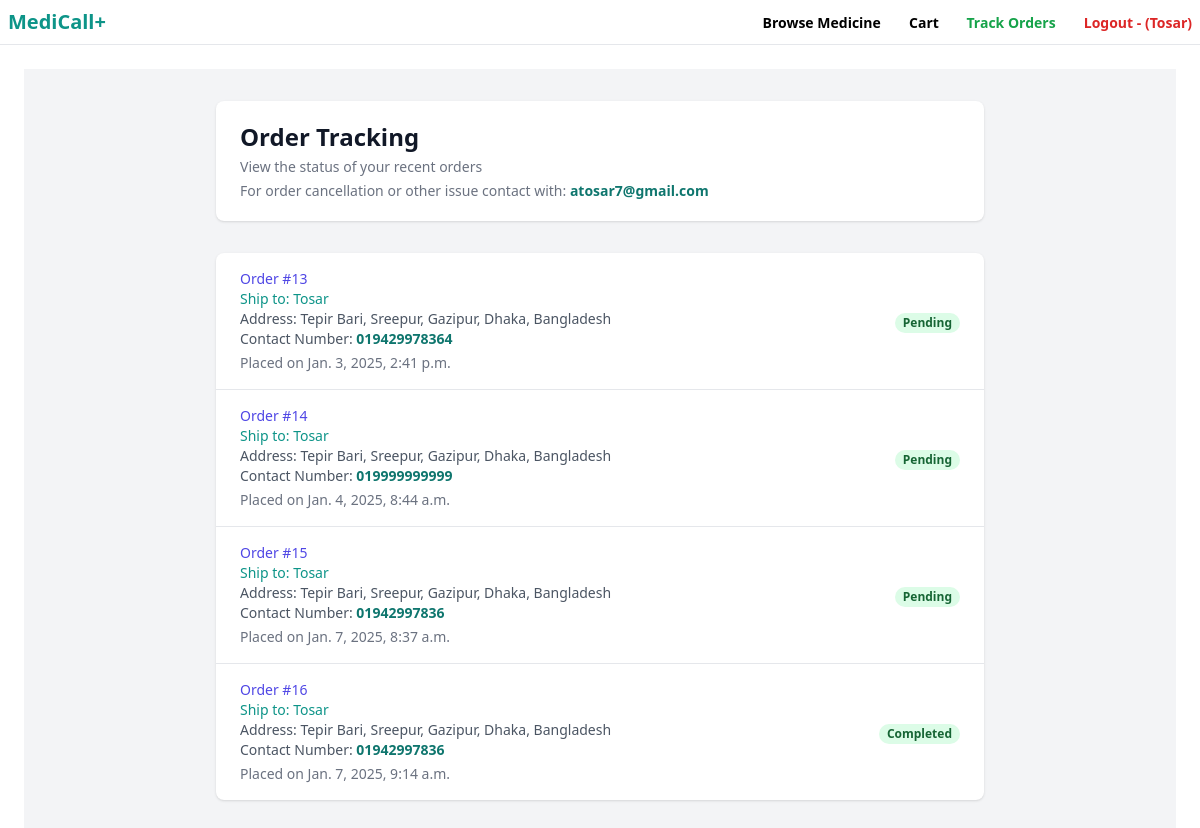
Screenshot of /payment/track-order/ (signed in) with the database file from the repository.
### payment/models.py (models this page shows, shortened)
class Order(models.Model):
    user = models.ForeignKey(User, on_delete=models.CASCADE)
    delivery_address = models.ForeignKey(DeliveryAddress, on_delete=models.CASCADE, blank=True, null=True)
    created_at = models.DateTimeField(auto_now_add=True)
    total_price = models.FloatField()
    status = models.CharField(max_length=50, default="Pending")  # e.g., Pending, Completed

class DeliveryAddress(models.Model):
    cart_id = models.CharField(max_length=55, blank=True, null=True)
    name = models.CharField(max_length=255, blank=True, null=True)
    division = models.CharField(max_length=255, blank=True, null=True)
    district = models.CharField(max_length=255, blank=True, null=True)
    upazila = models.CharField(max_length=255, blank=True, null=True)
    address = models.CharField(max_length=255, blank=True, null=True)
    contact_no = models.CharField(max_length=255, blank=True, null=True)
    def __str__(self):
        return f"{self.name}"

### payment/views.py (the view)
# urls.py: path('track-order/', views.track_order, name='track-order'),
@login_required
def track_order(request):
    orders = Order.objects.filter(user=request.user).all()
    return render(request, 'payment/track_order.html', {"orders": orders})

### core/context_processors.py (called while the page is built)
def cart_item_count(request):
    if request.user.is_authenticated:
        try:
            cart = Cart.objects.get(user=request.user)
            count = sum(item.quantity for item in cart.cart_items.all())
        except Cart.DoesNotExist:
            count = 0
    else:
        cart = request.session.get('cart', {})
        count = sum(item['quantity'] for item in cart.values())
    return {'cart_item_count': count}

### payment/templates/payment/track_order.html (shortened to what this page needs)
{% extends 'core/base.html' %}
{% block content %}
<div class="bg-gray-100 min-h-screen py-8 px-4 sm:px-6 lg:px-8">
    <div class="max-w-3xl mx-auto">
        <header class="bg-white shadow rounded-lg px-4 py-5 sm:px-6 mb-8">
            <h1 class="text-2xl font-bold text-gray-900">Order Tracking</h1>
            <p class="mt-1 text-sm text-gray-500">View the status of your recent orders</p>
            <p class="mt-1 text-sm text-gray-500">For order cancellation or other issue contact with: <span class="text-teal-700 font-semibold"><a href="mailto:atosar7@gmail.com">atosar7@gmail.com</a></span></p>
        </header>
        <main>
            <div class="bg-white shadow overflow-hidden sm:rounded-lg">
                <ul class="divide-y divide-gray-200">
                    {% for order in orders %}
                        <li class="px-4 py-4 sm:px-6 hover:bg-gray-50 transition duration-150 ease-in-out">
                            <div class="flex items-center justify-between">
                                <div>
                                    <p class="text-sm font-medium text-indigo-600 truncate">Order #{{order.id}}</p>
                                    <p class="text-sm font-medium text-teal-600 truncate">Ship to: {{order.delivery_address}}</p>
                                    <p class="text-sm font-medium text-gray-600 truncate">
                                        Address:
                                        {{order.delivery_address.address}},
                                        {{order.delivery_address.district}},
                                        {{order.delivery_address.division}},
                                        Bangladesh
                                    </p>
                                    <p class="text-sm font-medium text-gray-600 truncate">
                                        Contact Number: <span class="text-teal-700 font-semibold">{{order.delivery_address.contact_no}}</span>
                                    </p>
                                    <p class="mt-1 text-sm text-gray-500">Placed on {{order.created_at}}</p>
                                </div>
                                <div class="ml-2 flex-shrink-0">
                                    <span class="px-2 inline-flex text-xs leading-5 font-semibold rounded-full bg-green-100 text-green-800">
                                        {{order.status}}
                                    </span>
                                </div>
                            </div>
                        </li>
                    {% endfor %}
                </ul>
            </div>
        </main>
    </div>
</div>
{% endblock %}

### core/templates/core/base.html (shortened to what this page needs)
<!DOCTYPE html>
<html>
<head>
    <script src="https://cdn.tailwindcss.com"></script>
    <link href="https://cdnjs.cloudflare.com/ajax/libs/font-awesome/6.0.0-beta3/css/all.min.css" rel="stylesheet">
</head>
<body>
    <nav class="px-2 py-2 flex justify-between items-center border-b border-gray-200">
        <a href="/" , class="text-xl font-semibold text-teal-600">MediCall+</a>
        <div class="space-x-6">
            <a href="{% url 'item:items' %}" , class="text-sm font-semibold hover:text-teal-400">Browse Medicine</a>
            {% if request.user.is_authenticated %}
            <a href="{% url 'item:cart-items' %}" , class="text-sm font-semibold hover:text-teal-400">
                Cart
            </a>
            <a href="{% url 'payment:track-order' %}" , class="text-sm text-green-600 font-semibold hover:text-teal-400">Track Orders</a>
            <form method="post" class="inline" action="{% url 'core:logout' %}">
                <button type="submit" class="text-sm text-red-600 font-semibold hover:text-red-800">Logout - ({{request.user.first_name}})</button>
            </form>
            {% else %}
            <a href="{% url 'core:signup' %}" , class="text-sm font-semibold hover:text-teal-400">Sign Up</a>
            <a href="{% url 'core:login' %}" , class="text-sm font-semibold hover:text-teal-400">Log in</a>
            {% endif %}
        </div>
    </nav>
    <div class="px-6 py-6">
        {% block content %}
        {% endblock %}
    </div>
</body>
</html>

### rows the page displays
Order: id "13", delivery_address "Tosar", delivery_address.address "Tepir Bari, Sreepur", delivery_address.district "Gazipur", delivery_address.division "Dhaka", delivery_address.contact_no "019429978364", created_at "Jan. 3, 2025, 2:41 p.m.", status "Pending"
Order: id "14", delivery_address "Tosar", delivery_address.address "Tepir Bari, Sreepur", delivery_address.district "Gazipur", delivery_address.division "Dhaka", delivery_address.contact_no "019999999999", created_at "Jan. 4, 2025, 8:44 a.m.", status "Pending"
Order: id "15", delivery_address "Tosar", delivery_address.address "Tepir Bari, Sreepur", delivery_address.district "Gazipur", delivery_address.division "Dhaka", delivery_address.contact_no "01942997836", created_at "Jan. 7, 2025, 8:37 a.m.", status "Pending"
Order: id "16", delivery_address "Tosar", delivery_address.address "Tepir Bari, Sreepur", delivery_address.district "Gazipur", delivery_address.division "Dhaka", delivery_address.contact_no "01942997836", created_at "Jan. 7, 2025, 9:14 a.m.", status "Completed"

### other values shown
{{ request.user.first_name }} "Tosar"
